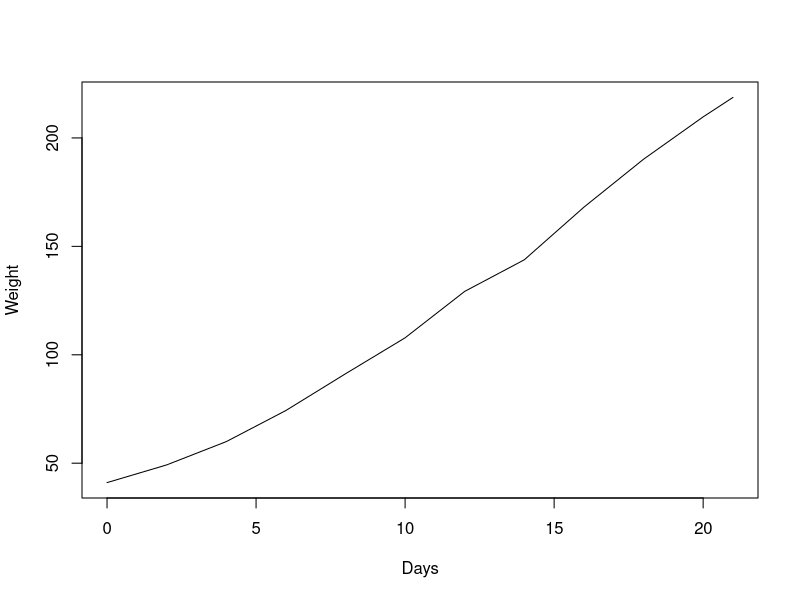
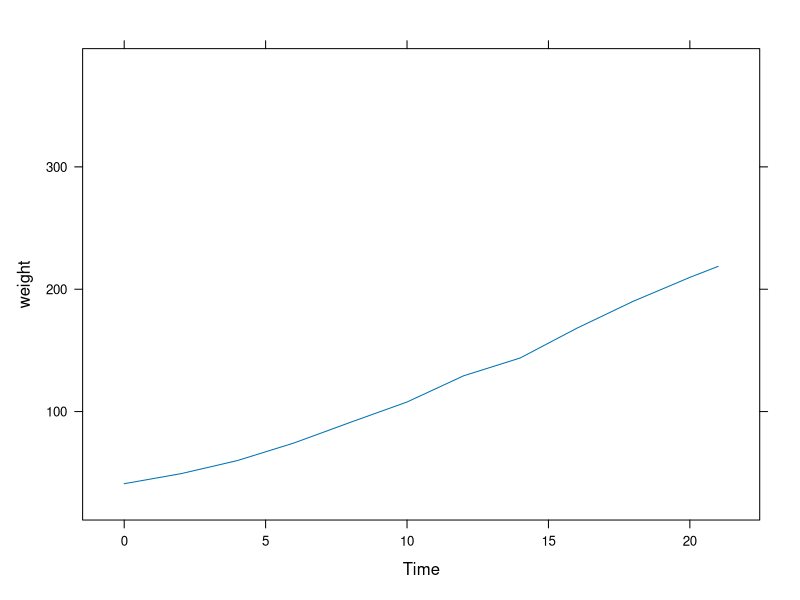
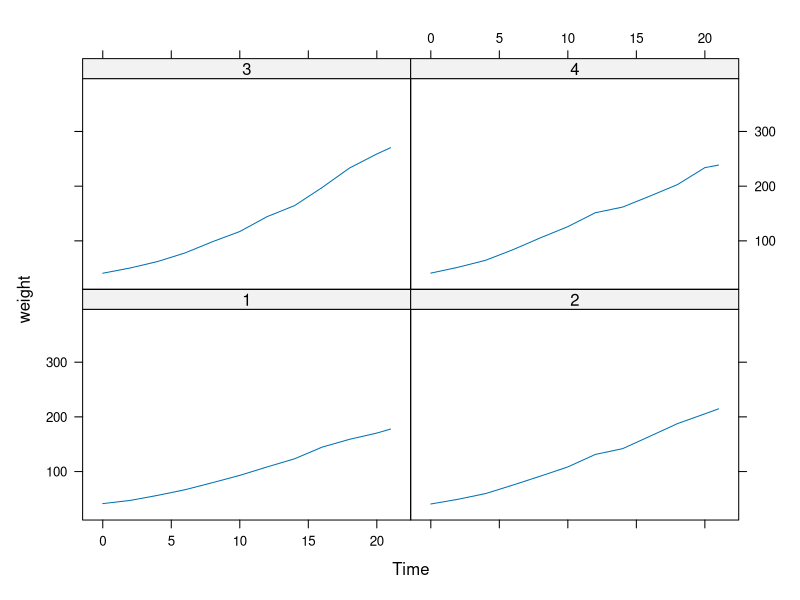
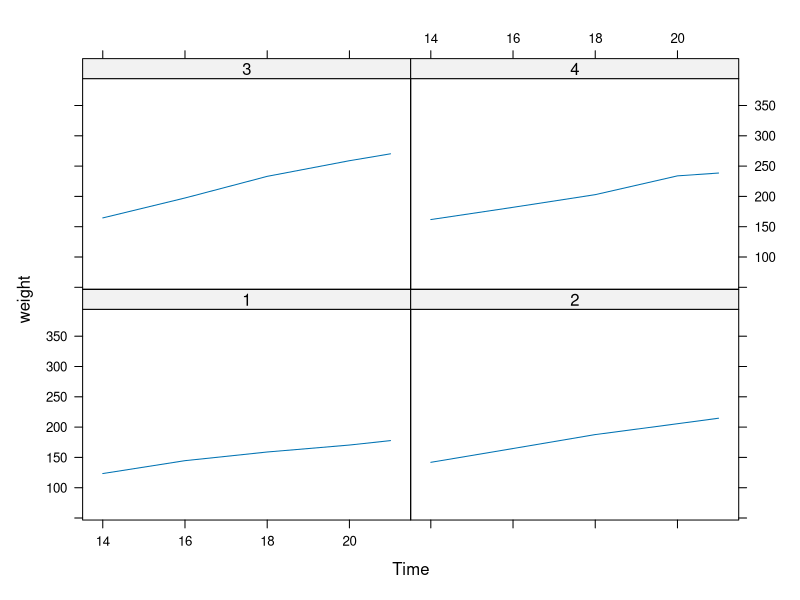
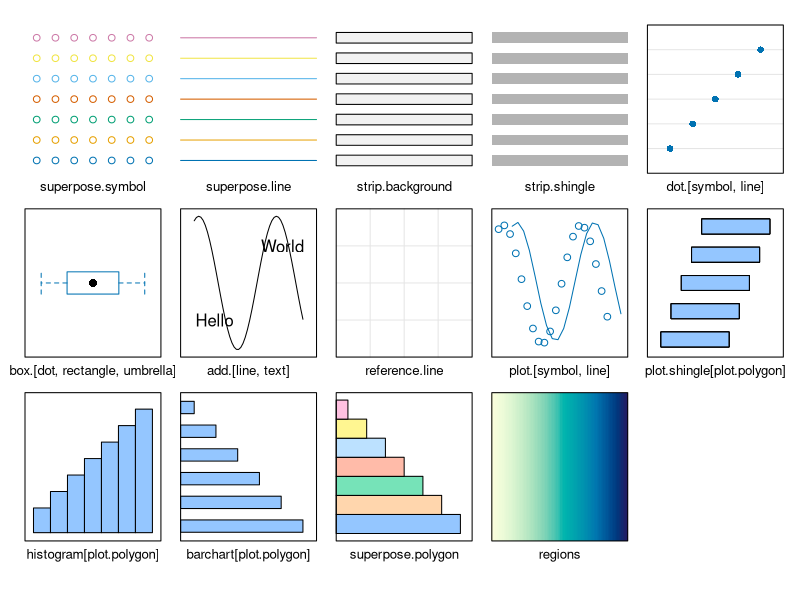
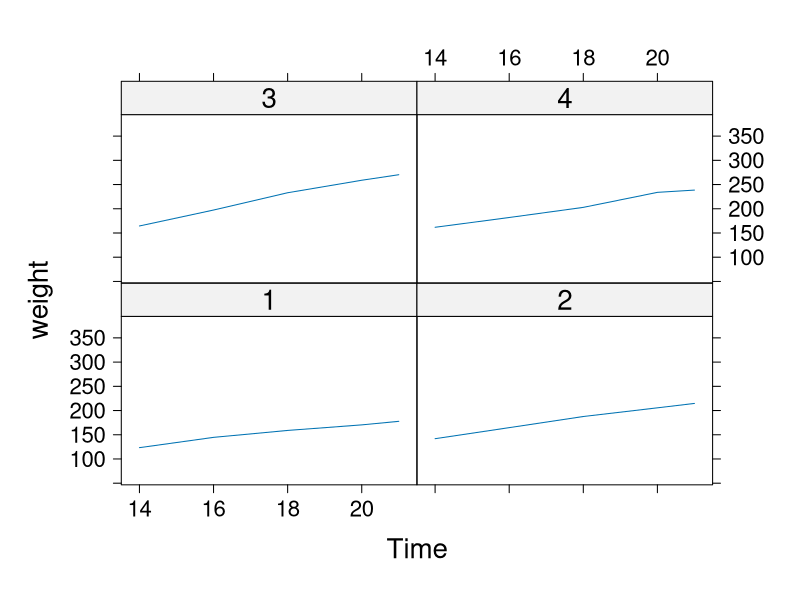

Reproduce these figures in R, in order.
#lattice vs base graphics - introduction
# reference: trellis user guide - http://www.stat.purdue.edu/~lshu/documents/R_helps/trellis.manual.pdf
# gallery: http://lmdvr.r-forge.r-project.org/figures/figures.html
# another explanation: https://www.stat.auckland.ac.nz/~ihaka/787/lectures-trellis.pdf

# R has three graphics environments:
# 1) base R: i.e. plot, barplot, boxplot, cdplot, coplot, 
#            dotchart, fourfoldplot, heatmap, hist(), matlines
#            matplot, mosaicplot, pie, spineplot, stemplot,
#            stripchart, sunflowerplot
# 2) ggplot: an external package for grammar of graphics. VERY popular
# 3) lattice: included with R. Faster than ggplot, 
#             better awareness of output device. 
#             includes: barchart, bwplot, densityplot, dotplot,
#             histogram, qqmath, stripplot, qq, xyplot
#             levelplot, contourplot, cloud, wireframe, splom,
#             parallel, rfs, tmd

# ...but in the end, it may be subjective and personal preference.

# let's look at a comparison task between base R and Lattice
# I'm keeping these examples simple and ignoring lots of customization options

head(ChickWeight, 15) # let's use Chickweight data set as an example
# question: what is average weight for each day?

# how to do it in base R
cw_mean <- aggregate(ChickWeight$weight, 
                     by = list(ChickWeight$Time), 
                     FUN = mean)

plot(cw_mean$Group.1, cw_mean$x,
     ylab = "Weight", xlab = "Days",
     type = "l")


# how to do it in lattice

library(lattice)

xyplot( weight ~ Time , 
        data = ChickWeight,
        type = "a")

# note the use of formula instead of "x =" and "y="

# conditioning part of formula allows for grid
# Conditioning must be factors

xyplot( weight ~ Time | Diet , 
        data = ChickWeight, 
        type = "a")

# data subsetting works
xyplot( weight ~ Time | Diet , 
        data = ChickWeight[ ChickWeight$Time > 12, ], 
        type = "a")

# use trellis to control appearance
show.settings() # graphic of all settings for current output device
trellis.par.get() # list of all parameters
trellis.par.get("fontsize") # normal = 12
trellis.par.set("fontsize", value = list("text" = 20) ) # now it's 14

xyplot( weight ~ Time | Diet , 
        data = ChickWeight[ ChickWeight$Time > 12, ], 
        type = "a")


                
